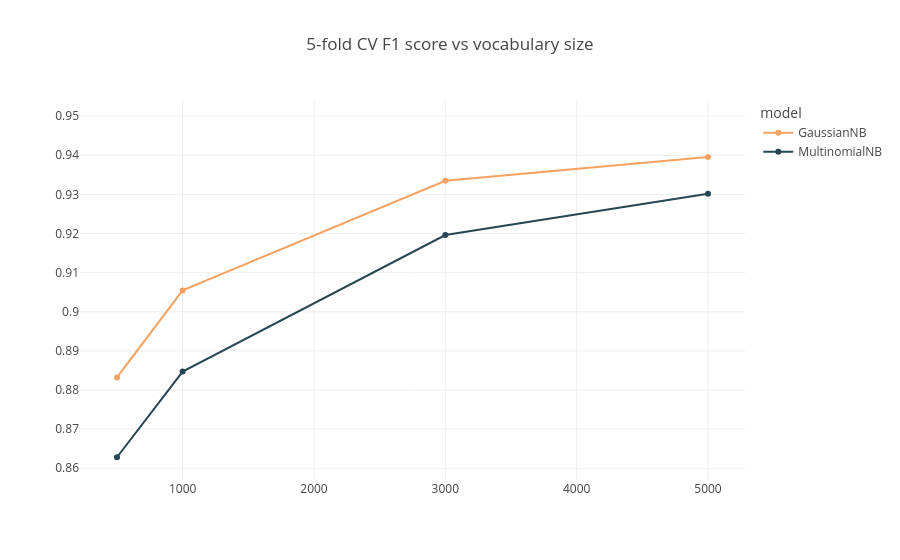

The code cell stored with this chart in its notebook:
### Markdown cell above
Plotting the same results makes the pattern easier to see.

### Code cell
fig = px.line(cv_results.melt(id_vars="vocab size", var_name="model", value_name="F1"),
              x="vocab size", y="F1", color="model", markers=True,
              color_discrete_map={"GaussianNB": "#f4a261", "MultinomialNB": "#264653"},
              title="5-fold CV F1 score vs vocabulary size", template="plotly_white")
fig.show()

### Figure 1 — Plotly figure (JSON) as saved in the notebook; plotly's stock layout.template omitted (floating-point values rounded to 4 significant figures)
{"data": [{"marker": {"color": "#f4a261"}, "mode": "lines+markers", "name": "GaussianNB", "type": "scatter", "x": ["500", "1000", "3000", "5000", "all"], "y": [0.8832, 0.9055, 0.9335, 0.9396, 0.9085]}, {"marker": {"color": "#264653"}, "mode": "lines+markers", "name": "MultinomialNB", "type": "scatter", "x": ["500", "1000", "3000", "5000", "all"], "y": [0.8628, 0.8847, 0.9196, 0.9302, 0.9483]}], "layout": {"legend": {"title": {"text": "model"}}, "title": {"text": "5-fold CV F1 score vs vocabulary size"}}}
